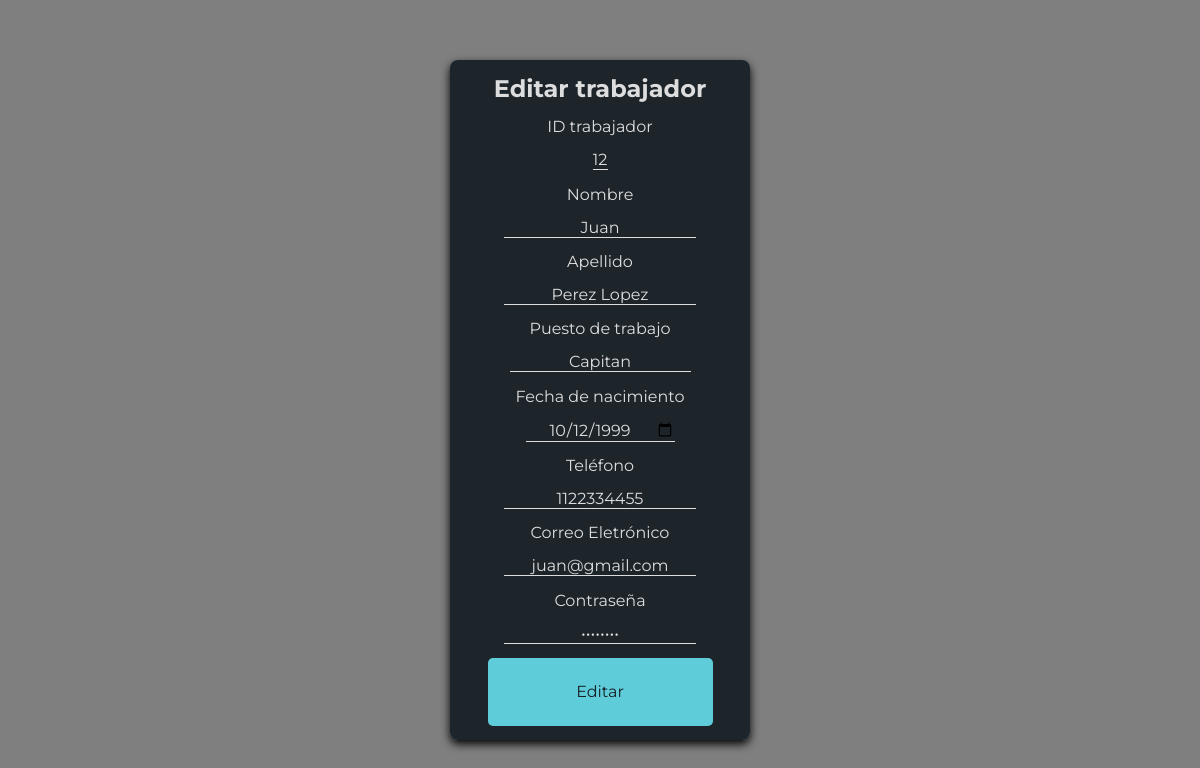
/views/editar_trabajador.php?id=12 (signed in), run on the app's committed database.
### tables this page shows
CREATE TABLE `trabajador` (
  `id_trabajador` int(11) NOT NULL,
  `nombre_trabajador` varchar(20) DEFAULT NULL,
  `apellido_trabajador` varchar(30) DEFAULT NULL,
  `puesto_trabajador` varchar(30) DEFAULT NULL,
  `fecha_nacimiento_trabajador` date DEFAULT NULL,
  `telefono_trabajador` varchar(14) DEFAULT NULL,
  `correo_trabajador` varchar(60) DEFAULT NULL,
  `contrasena_trabajador` varchar(10) DEFAULT NULL
);

### views/editar_trabajador.php (the view, shortened to what this page needs)
<?php
include "../php/connection.php";
$con = connection();
$sql1 = "SELECT * FROM trabajador WHERE id_trabajador = {$_GET["id"]}";
$trabajador = $con->query($sql1);
$trabajador_fila = $trabajador->fetch_assoc();
?>
<!DOCTYPE html>
<html lang="es">
<head>
    <link rel="stylesheet" href="../css/styles.css">
</head>
<body class="body--form body--main">
    <form class="form form--size3" action="../php/trabajador/editar_trabajador.php" method="POST">
        <h2>Editar trabajador</h2>
        <label for="id_editar_trabajador">ID trabajador</label>
        <select id="id_editar_trabajador" name="id_editar_trabajador" required>
            <?php
                echo "<option value='{$trabajador_fila['id_trabajador']}'>{$trabajador_fila['id_trabajador']}</option>";
            ?>
        </select>
        <label for="nombre_editar_trabajador">Nombre</label>
        <input id="nombre_editar_trabajador" value="<?php echo $trabajador_fila["nombre_trabajador"] ?>" name="nombre_editar_trabajador" type="text" placeholder="Nombre(s)" required>
        <label for="apellido_editar_trabajador">Apellido</label>
        <input id="apellido_editar_trabajador" value="<?php echo $trabajador_fila["apellido_trabajador"] ?>" name="apellido_editar_trabajador" type="text" placeholder="Apellidos" required>
        <label for="puesto_editar_trabajador">Puesto de trabajo</label>
        <select id="puesto_editar_trabajador" name="puesto_editar_trabajador" required>
        </select>
        <label for="fecha_nacimiento_editar_trabajador" >Fecha de nacimiento</label>
        <input id="fecha_nacimiento_editar_trabajador" value="<?php echo $trabajador_fila["fecha_nacimiento_trabajador"] ?>" name="fecha_nacimiento_editar_trabajador" type="date" required>
        <label for="telefono_editar_trabajador" >Teléfono</label>
        <input id="telefono_editar_trabajador" value="<?php echo $trabajador_fila["telefono_trabajador"] ?>" name="telefono_editar_trabajador" type="tel" placeholder="Numero de teléfono" required>
        <label for="correo_editar_trabajador" >Correo Eletrónico</label>
        <input id="correo_editar_trabajador" value="<?php echo $trabajador_fila["correo_trabajador"] ?>" name="correo_editar_trabajador" type="email" placeholder="Correo electrónico" required>
        <label for="contrasena_editar_trabajador" >Contraseña</label>
        <input id="contrasena_editar_trabajador" value="<?php echo $trabajador_fila["contrasena_trabajador"] ?>" name="contrasena_editar_trabajador" type="password" placeholder="Contraseña" required>
        <input value="Editar" type="submit">
    </form>
</body>
</html>

### css/styles.css (style rules this page uses)
* { margin: 0; padding: 0; box-sizing: border-box; font-family: Montserrat; }
.form { display: flex; flex-direction: column; align-items: center; justify-content: space-evenly; text-align: center; border-radius: 8px; background-color: #172026ee; box-shadow: 0 4px 10px black; color: #ddd; }
.form input, select { all: unset; border-bottom: 1px solid #ddd; }
.form input[type="submit"] { all: unset; border-radius: 5px; background-color: #5FCDD9; color: #172026; width: 75%; height: 10%; }
.form--size3 { height: 85vh; width: 25vw; }
.body--main { background-image: url("../assets/puerto1.jpg"); background-size: cover; }
.body--form { display: flex; justify-content: center; align-items: center; height: 100vh; }

### data on the page
trabajador: id_editar_trabajador "12", nombre_editar_trabajador "Juan", apellido_editar_trabajador "Perez Lopez", fecha_nacimiento_editar_trabajador "10/12/1999", telefono_editar_trabajador "1122334455", correo_editar_trabajador "juan@gmail.com"

### other printed values
form field puesto_editar_trabajador "Capitan"
